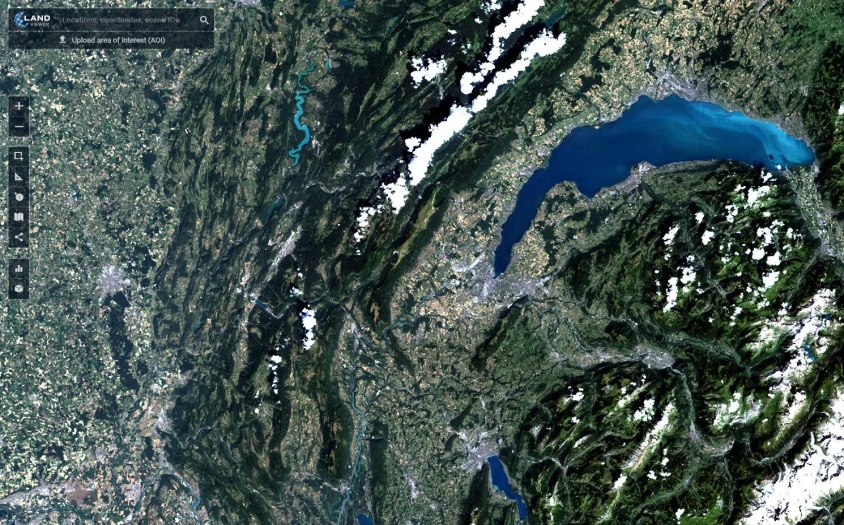
#> input picture Maqolalar/MULTISPEKTRAL-MASOFADAN-ZONDLASH-TASVIRLARIDA-SIFAT-BAHOLASH-METRIKALARI:AMALIY-QIYOSIY-TAHLIL/image.png, 844 x 525 px
$ python atmos.py
#> lines starting #> are read from the running program, lines starting #| are printed output that depends on the picture
import os
import cv2
import numpy as np
import matplotlib.pyplot as plt

# ==========================================
# PARAMETRLAR
# ==========================================
image_path = "image.png"

# Atmosfera modeli:
# g = f * t + A
t = 0.65      # atmosfera o'tkazuvchanligi
A = 90        # path radiance

# ==========================================
# FONT
# ==========================================
plt.rcParams.update({
    "font.family": "Times New Roman",
    "font.size": 12,
    "axes.titlesize": 15,
    "savefig.dpi": 600
})

# ==========================================
# RASM
# ==========================================
img = cv2.imread(image_path, cv2.IMREAD_GRAYSCALE)
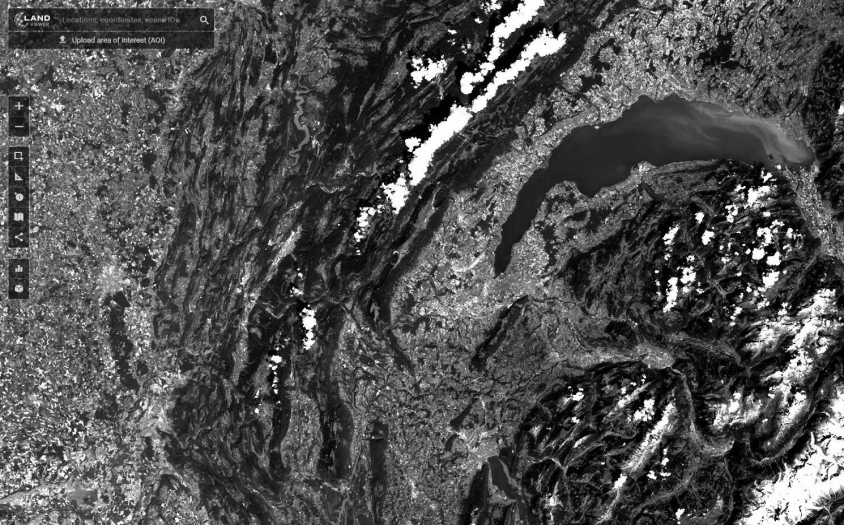
#> img: shape (525, 844); min 0, max 255, mean 80.1

if img is None:
    raise FileNotFoundError(image_path)

img = img.astype(np.float32)

# ==========================================
# Atmosfera modeli
# ==========================================
hazy = img * t + A
hazy = np.clip(hazy, 0, 255)
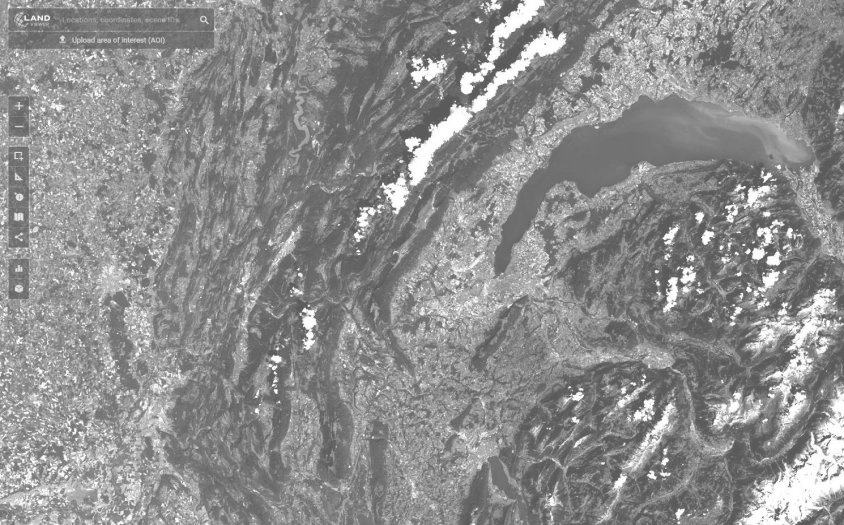
#> hazy: shape (525, 844) float32; min 90, max 255, mean 142.1

# ==========================================
# Figure
# ==========================================
fig, ax = plt.subplots(
    1,
    3,
    figsize=(17,5),
    constrained_layout=True
)

# ----------------------------------------------------
# Original
# ----------------------------------------------------
ax[0].imshow(img, cmap="gray", vmin=0, vmax=255)
ax[0].set_title("a) Toza sahna f(x,y)")
ax[0].axis("off")

# ----------------------------------------------------
# Haze
# ----------------------------------------------------
ax[1].imshow(hazy, cmap="gray", vmin=0, vmax=255)
ax[1].set_title("b) Atmosfera tumani\n$g=f\\cdot t+A$")
ax[1].axis("off")

# ----------------------------------------------------
# Histogram
# ----------------------------------------------------
ax[2].hist(
    img.ravel(),
    bins=64,
    color="gray",
    alpha=0.85,
    label="Toza"
)

ax[2].hist(
    hazy.ravel(),
    bins=64,
    color="lightgray",
    alpha=0.95,
    label="Tumanli"
)

ax[2].set_title("c) Gistogramma siqiladi\n(kontrast pasayadi)")
ax[2].set_xlabel("Intensivlik")
ax[2].set_ylabel("Piksel soni")

ax[2].set_xlim(0,255)
ax[2].legend()

# ==========================================
# SAVE
# ==========================================
base = os.path.splitext(os.path.basename(image_path))[0]

output = base + "_atmosfera_modeli.png"

fig.savefig(
    output,
    dpi=600,
    facecolor="white"
)
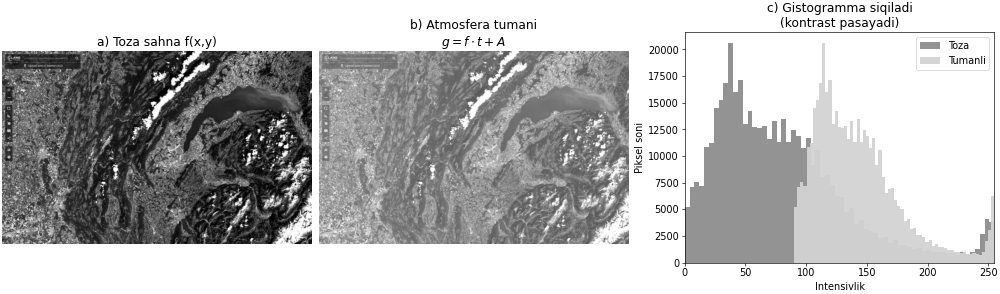
#> figure drawn by matplotlib, 3 panels; panel 3: tallest bar 20591 high, from x = 35.86 to 39.84; panel 3: tallest bar 20591 high, from x = 113.2 to 115.8

print("Saved:", output)

plt.show()
#> figure, not shown here; panel 3: tallest bar 20591 high, from x = 35.86 to 39.84; panel 3: tallest bar 20591 high, from x = 113.2 to 115.8

$ run again, with Maqolalar/MULTISPEKTRAL-MASOFADAN-ZONDLASH-TASVIRLARIDA-SIFAT-BAHOLASH-METRIKALARI:AMALIY-QIYOSIY-TAHLIL/bit_depth_comparison.png copied over Maqolalar/MULTISPEKTRAL-MASOFADAN-ZONDLASH-TASVIRLARIDA-SIFAT-BAHOLASH-METRIKALARI:AMALIY-QIYOSIY-TAHLIL/image.png
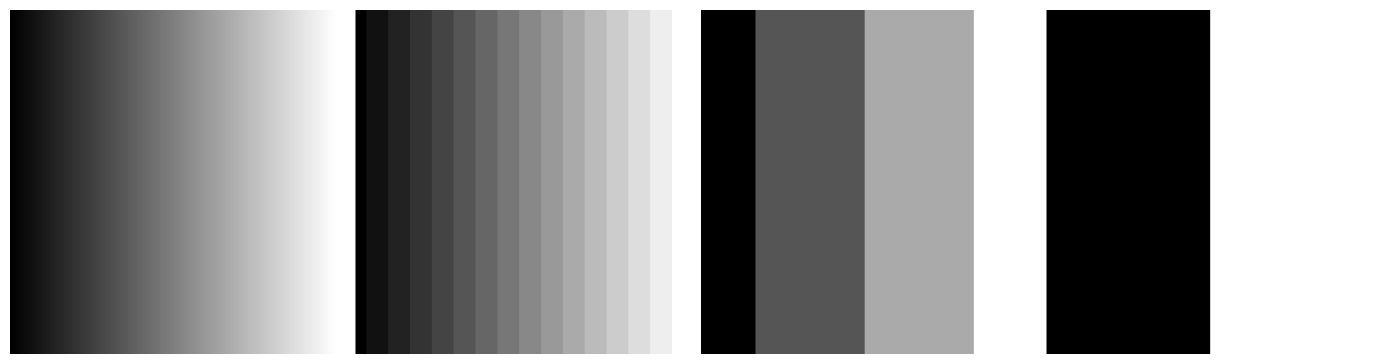
#> input picture Maqolalar/MULTISPEKTRAL-MASOFADAN-ZONDLASH-TASVIRLARIDA-SIFAT-BAHOLASH-METRIKALARI:AMALIY-QIYOSIY-TAHLIL/bit_depth_comparison.png, 8303 x 2184 px (shown at 1/6 size)
#> img is the input picture: shape (2184, 8303); min 0, max 255, mean 141
#> `hazy = np.clip(hazy, 0, 255)`:
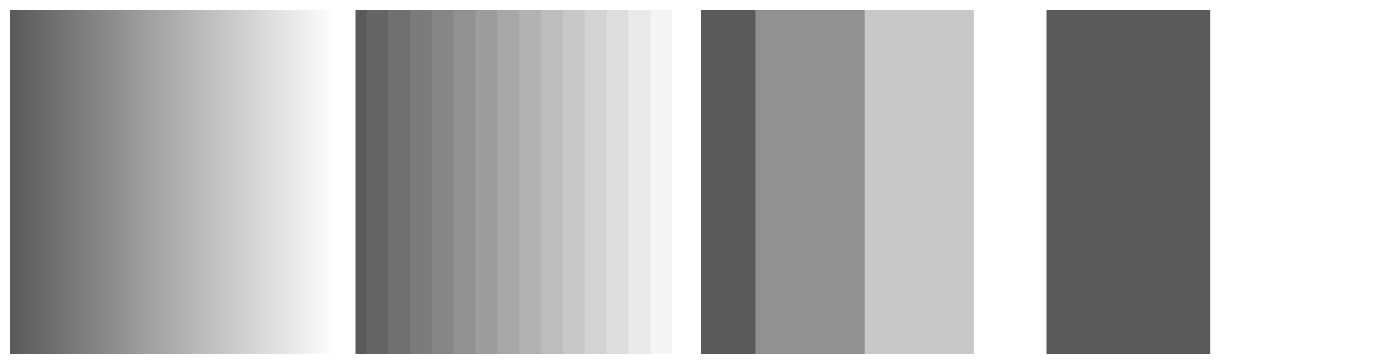
#> hazy: shape (2184, 8303) float32 (shown at 1/6 size); min 90, max 255, mean 181.4
#> `fig.savefig( output, dpi=600, facecolor="white" )`:
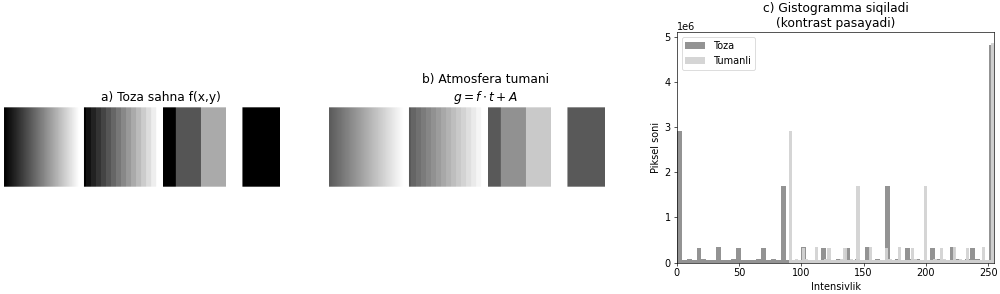
#> figure drawn by matplotlib, 3 panels; panel 3: tallest bar 4820952 high, from x = 251 to 255; panel 3: tallest bar 4853976 high, from x = 252.4 to 255
